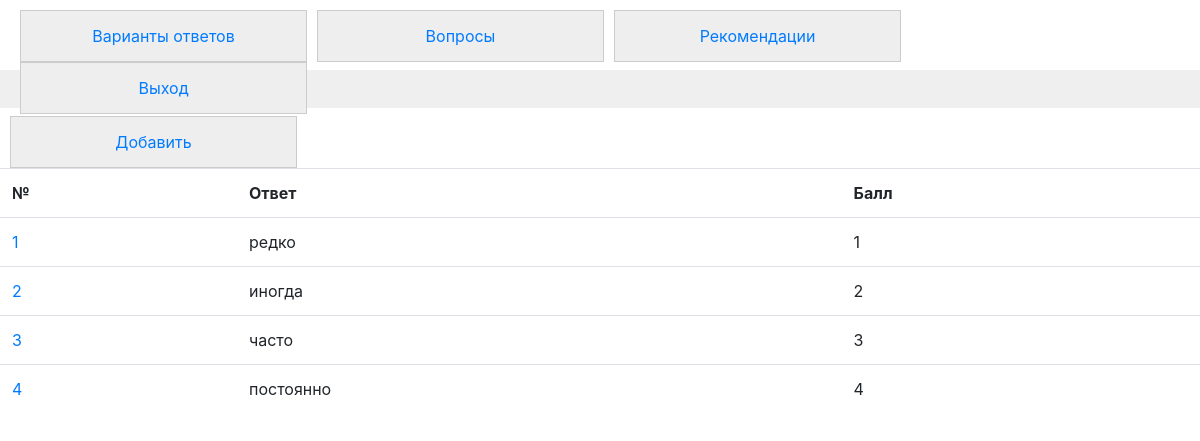
The page /options on the database its author committed.
### app/models.py (models this page shows, shortened)
class Options(models.Model):
    answer = models.CharField(max_length=200, verbose_name='ответ')
    score = models.PositiveIntegerField(verbose_name='балл')

### app/views.py (the view)
# urls.py: path('options', OptionsListView.as_view(), name='options'),
class OptionsListView(generic.ListView):
    model = Options
    template_name = 'options.html'
    context_object_name = 'options'

### app/templates/options.html (shortened to what this page needs)
{% extends 'expert.html' %}
{% block content %}
    <h2>Варианты ответов</h2>
    <button class="button btn-table" type="button" ><a href="{% url 'options_form' %}">Добавить</a> </button>
    <div>
    <table class="table table-hover">
        <th> № </th>
        <th> Ответ </th>
        <th> Балл </th>
        {% for i in options %}
        <tr>
            <td>
                <a href="{% url 'options_edit' i.id %}">{{ i.id }}</a></td>
            <td> {{ i.answer }}</td>
        <td> {{ i.score }}</td>
        </tr>
        {% endfor %}
        </table>
    </div>
{% endblock %}

### app/static/css/workers.css (style rules this page uses)
h2 { margin-top: 25px; padding-left: 20px; background-color: rgb(239, 239, 239); }
.button { width: 287px; float: left; text-align: center; list-style: none; padding: 0; margin: 0; background-color: #eee; border: 1px solid #ccc; margin-left:10px; }
.btn-table { margin-right: 1000px; }
.button a { padding:13px; text-decoration: none; display: block; }

### rows shown on the page
Options: id "1", answer "редко", score "1"
Options: id "2", answer "иногда", score "2"
Options: id "3", answer "часто", score "3"
Options: id "4", answer "постоянно", score "4"
